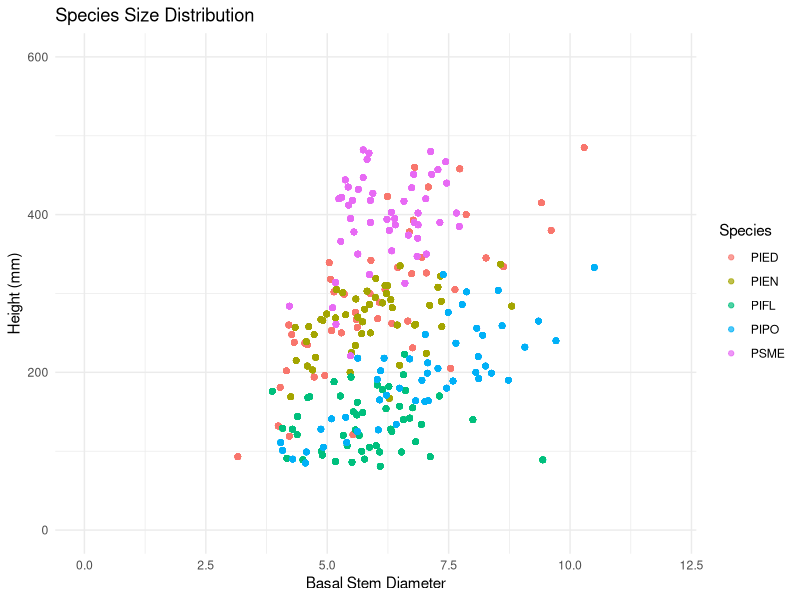

Here is the R script that generated this plot:
#Data viz - initial data
#Alexandra Lalor
#allielalor@email.arizona.edu
#allielalor@gmail.com
#First created: 2022-07-11
#Last updated: 2022-07-12

#load tidyverse
library(tidyverse)

#read CSVs
Phase1_Data <- read_csv("data_QAQC/Phase1_Data.csv")

#size scatterplot
Phase1_Data %>% 
  group_by(Species) %>% 
  ggplot(aes(x = BasalDia_mm,
             y = Height_mm,
             color = Species)) +
  geom_point(alpha = 0.7) +
  xlim(0,12) +
  ylim(0,600) +
  xlab("Basal Stem Diameter") +
  ylab("Height (mm)") +
  labs(title = "Species Size Distribution") +
  theme_minimal()
